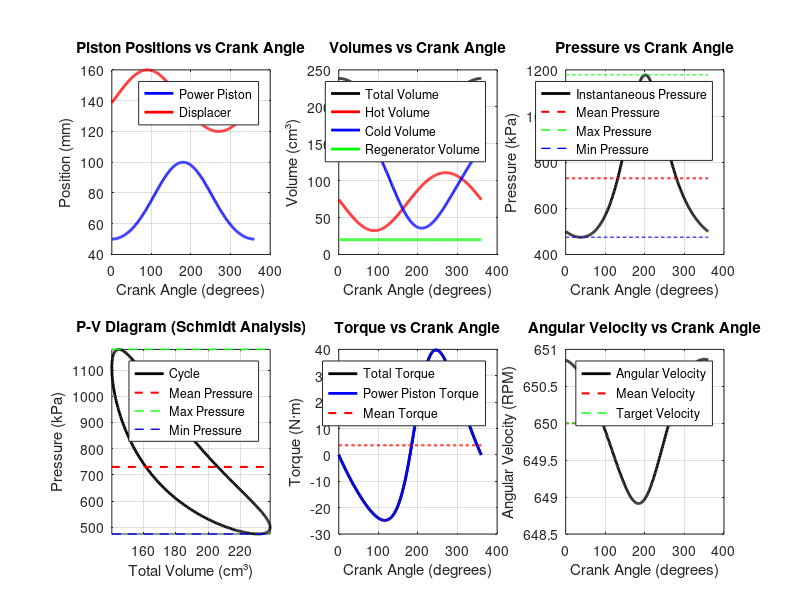

Reproduce this figure in MATLAB.
%% Stirling Engine Cycle Problem

clear; clc; close all;

%% Functions

function pistonPosition = calculatePistonPosition(crankAngle, crankLength, rodLength)
%CALCULATEPISTONPOSITION Calculate piston position using slider-crank mechanism
%   PISTONPOSITION = CALCULATEPISTONPOSITION(CRANKANGLE, CRANKLENGTH, RODLENGTH)
%   calculates the piston position for a slider-crank mechanism.
%
%   Inputs:
%       crankAngle  - Crank angle in radians (0 = BDC, pi = TDC)
%       crankLength - Crank radius in meters
%       rodLength   - Connecting rod length in meters
%
%   Output:
%       pistonPosition - Piston position in meters relative to BDC
%                       (positive values = upward from BDC)
%
%   Algorithm:
%       Uses the slider-crank kinematic equations to determine piston
%       position based on crank angle, accounting for connecting rod obliquity.
%
%   Example:
%       pos = calculatePistonPosition(pi/2, 0.025, 0.075);
%
%   See also: calculateColdVolume, calculateHotVolume

    % Position is relative to bottom dead center (BDC)
    beta = asin(crankLength * sin(crankAngle) / rodLength);
    pistonPosition = rodLength * cos(beta) - crankLength * cos(crankAngle);
end

function coldVol = calculateColdVolume(crankAngle, params)
%CALCULATECOLDVOLUME Calculate cold side volume in Stirling engine
%   COLDVOL = CALCULATECOLDVOLUME(CRANKANGLE, PARAMS) calculates the cold
%   side volume of a Stirling engine at a given crank angle.
%
%   Inputs:
%       crankAngle - Crank angle in radians
%       params     - Structure containing engine parameters including:
%                   .powerCrankLength, .powerRodLength
%                   .displacerCrankLength, .displacerRodLength
%                   .phaseShift, .powerPinToPistonTop
%                   .displacerHeight, .cylinderCrossSectionalArea
%
%   Output:
%       coldVol    - Structure containing:
%                   .volume - Cold side volume in m³
%                   .height - Cold side height in m
%
%   Algorithm:
%       Calculates piston positions for both power piston and displacer,
%       then determines the cold side volume based on the space between
%       the displacer and power piston.
%
%   Example:
%       coldVol = calculateColdVolume(pi/4, engineParams);
%
%   See also: calculateHotVolume, calculatePistonPosition

    % Calculate piston positions
    powerPistonPos = calculatePistonPosition(crankAngle, params.powerCrankLength, params.powerRodLength);
    displacerPos = calculatePistonPosition(crankAngle + params.phaseShift, params.displacerCrankLength, params.displacerRodLength);
    
    % Calculate cold side height
    % Distance between displacer and power piston, minus powerPinToPistonTop, minus half displacer height
    coldVol.height = (displacerPos - powerPistonPos) - params.powerPinToPistonTop - (params.displacerHeight / 2);
    
    % Calculate cold volume
    coldVol.volume = params.cylinderCrossSectionalArea * coldVol.height;
    
    % Ensure volume is non-negative
    coldVol.volume = max(coldVol.volume, 0);
end

function hotVol = calculateHotVolume(crankAngle, params)
%CALCULATEHOTVOLUME Calculate hot side volume in Stirling engine
%   HOTVOL = CALCULATEHOTVOLUME(CRANKANGLE, PARAMS) calculates the hot
%   side volume of a Stirling engine at a given crank angle.
%
%   Inputs:
%       crankAngle - Crank angle in radians
%       params     - Structure containing engine parameters including:
%                   .powerCrankLength, .powerRodLength
%                   .displacerCrankLength, .displacerRodLength
%                   .phaseShift, .totalCylinderHeight
%                   .displacerHeight, .cylinderCrossSectionalArea
%
%   Output:
%       hotVol     - Structure containing:
%                   .volume - Hot side volume in m³
%                   .height - Hot side height in m
%
%   Algorithm:
%       Calculates piston positions and determines the hot side volume
%       based on the space above the displacer in the cylinder.
%
%   Example:
%       hotVol = calculateHotVolume(pi/4, engineParams);
%
%   See also: calculateColdVolume, calculatePistonPosition

    % Calculate piston positions
    powerPistonPos = calculatePistonPosition(crankAngle, params.powerCrankLength, params.powerRodLength);
    displacerPos = calculatePistonPosition(crankAngle + params.phaseShift, params.displacerCrankLength, params.displacerRodLength);
    
    % Calculate cold side height (same as in calculateColdVolume)
    coldHeight = (displacerPos - powerPistonPos) - params.powerPinToPistonTop - (params.displacerHeight / 2);
    
    % Calculate hot side height
    % Hot height = ColdHotHeight - cold height
    hotVol.height = params.totalCylinderHeight - .5 * params.displacerHeight - displacerPos;
    
    % Calculate hot volume
    hotVol.volume = params.cylinderCrossSectionalArea * hotVol.height;
    
    % Ensure volume is non-negative
    hotVol.volume = max(hotVol.volume, 0);
end

function schmidt = calculateSchmidtAnalysis(crankAngle, params)
%CALCULATESCHMIDTANALYSIS Calculate Schmidt analysis for Stirling engine
%   SCHMIDT = CALCULATESCHMIDTANALYSIS(CRANKANGLE, PARAMS) performs Schmidt
%   analysis to calculate instantaneous pressure and thermodynamic properties
%   of a Stirling engine at a given crank angle.
%
%   Inputs:
%       crankAngle - Crank angle in radians
%       params     - Structure containing engine parameters including:
%                   .coldTemperature, .hotTemperature, .regeneratorTemperature
%                   .regeneratorVolume, .gasConstant, .pressureAtBDC
%
%   Output:
%       schmidt    - Structure containing Schmidt analysis results:
%                   .pressure - Instantaneous pressure in Pa
%                   .totalMass - Total mass in system in kg
%                   .coldVolume - Cold side volume in m³
%                   .hotVolume - Hot side volume in m³
%                   .regeneratorVolume - Regenerator volume in m³
%
%   Algorithm:
%       Uses the Schmidt analysis method, which assumes isothermal processes
%       and ideal gas behavior. Calculates total system mass at BDC condition,
%       then uses the Schmidt equation to find instantaneous pressure.
%
%   Example:
%       schmidt = calculateSchmidtAnalysis(pi/2, engineParams);
%
%   See also: calculateColdVolume, calculateHotVolume

    % Calculate volumes at current crank angle
    coldVol = calculateColdVolume(crankAngle, params);
    hotVol = calculateHotVolume(crankAngle, params);
    
    % Extract volumes
    V_c = coldVol.volume;           % Cold side volume
    V_h = hotVol.volume;            % Hot side volume
    V_reg = params.regeneratorVolume; % Regenerator volume (constant)
    
    % Extract temperatures
    T_c = params.coldTemperature;   % Cold side temperature
    T_h = params.hotTemperature;    % Hot side temperature
    T_r = params.regeneratorTemperature; % Regenerator temperature
    
    % Extract gas constant
    R = params.gasConstant;         % Gas constant
    
    % Calculate total mass using ideal gas law at BDC condition
    % At BDC, we know the pressure and can calculate total mass
    V_comp_bdc = calculateColdVolume(0, params).volume;  % Cold volume at BDC
    V_exp_bdc = calculateHotVolume(0, params).volume;    % Hot volume at BDC
    P_bdc = params.pressureAtBDC;                        % Pressure at BDC
    
    % Apply ideal gas law at BDC condition
    denominator_bdc = V_comp_bdc/T_c + V_reg/T_r + V_exp_bdc/T_h;
    m_total = P_bdc * denominator_bdc / R;  % kg
    
    % Schmidt equation: P = m_total * R / (V_c/T_c + V_r/T_r + V_h/T_h)
    denominator = V_c/T_c + V_reg/T_r + V_h/T_h;
    P = (m_total * R) / denominator;  % Pa
    
    % Store results in structure
    schmidt.pressure = P;
    schmidt.totalMass = m_total;
    schmidt.coldVolume = V_c;
    schmidt.hotVolume = V_h;
    schmidt.regeneratorVolume = V_reg;
end

function torque = calculateTorque(crankAngle, params)
%CALCULATETORQUE Calculate engine torque at given crank angle
%   TORQUE = CALCULATETORQUE(CRANKANGLE, PARAMS) calculates the instantaneous
%   torque produced by a Stirling engine at a given crank angle.
%
%   Inputs:
%       crankAngle - Crank angle in radians
%       params     - Structure containing engine parameters including:
%                   .powerCrankLength, .powerRodLength
%                   .cylinderCrossSectionalArea, .atmosphericPressure
%
%   Output:
%       torque     - Structure containing torque results:
%                   .power - Power piston torque in N·m
%                   .displacer - Displacer torque in N·m (always 0)
%                   .total - Total engine torque in N·m
%                   .mean - Mean torque in N·m (same as total for single angle)
%
%   Algorithm:
%       Uses Schmidt analysis to get pressure, then calculates net force
%       on power piston accounting for atmospheric pressure. Applies
%       slider-crank kinematics to convert force to torque, including
%       connecting rod obliquity effects. Uses sign convention where
%       positive torque represents work-producing (expansion) phase.
%
%   Example:
%       torque = calculateTorque(pi/4, engineParams);
%
%   See also: calculateSchmidtAnalysis, calculatePistonPosition

    % Pressure from Schmidt at this crank angle (make sure its absolute)
    schmidt = calculateSchmidtAnalysis(crankAngle, params);
    P      = schmidt.pressure;

    % Geometry / constants
    r  = params.powerCrankLength;
    l  = params.powerRodLength;
    A  = params.cylinderCrossSectionalArea;   % same as cylinderArea you use elsewhere
    Patm = params.atmosphericPressure;

    % Net axial force on power piston
    Fp = (P - Patm) * A;

    % Rod obliquity
    sb = (r/l) * sin(crankAngle);             % sinβ

    cb = sqrt(1 - sb.^2);                 % cosβ > 0
    
    % Calculate torque with correct sign convention
    % Positive torque when force opposes piston motion (expansion)
    % Negative torque when force assists piston motion (compression)
    torque.power = -Fp * r * sin(crankAngle) ./ cb;

    torque.displacer = 0;                     % equal pressure both sides, zero rod area
    torque.total     = torque.power;
    torque.mean      = torque.total;          % single angle → same as total
end


function flywheel = sizeFlywheel(theta, T_total, params)
%SIZEFLYWHEEL Calculate required flywheel dimensions based on energy fluctuation
%   FLYWHEEL = SIZEFLYWHEEL(THETA, T_TOTAL, PARAMS) calculates the required
%   flywheel dimensions to achieve a specified coefficient of fluctuation
%   for a Stirling engine.
%
%   Inputs:
%       theta   - Crank angle array in radians
%       T_total - Total torque array for entire cycle in N·m
%       params  - Structure containing engine parameters including:
%                .averageRPM, .flywheelCoefficientOfFluctuation
%                .flywheelWidth, .flywheelRimThickness
%                .flywheelMaterialDensity, .maximumFlywheelDiameter
%
%   Output:
%       flywheel - Structure containing flywheel sizing results:
%                 .outerDiameter - Outer diameter in m
%                 .innerDiameter - Inner diameter in m
%                 .requiredInertia - Required moment of inertia in kg·m²
%                 .mass - Flywheel mass in kg
%                 .energyFluctuation - Energy fluctuation in J
%                 .volume - Flywheel volume in m³
%
%   Algorithm:
%       Calculates energy fluctuation from torque variation, determines
%       required moment of inertia, then uses iterative method to find
%       flywheel dimensions that provide the required inertia.
%
%   Example:
%       flywheel = sizeFlywheel(theta, totalTorque, engineParams);
%
%   See also: simulateDynamics, calculateTorque

    % Extract parameters
    omega_avg = params.averageRPM * 2*pi/60;  % Convert RPM to rad/s
    Cs = params.flywheelCoefficientOfFluctuation;
    w = params.flywheelWidth;
    t = params.flywheelRimThickness;
    rho = params.flywheelMaterialDensity;
    
    T_mean = mean(T_total);
    T_deviation = T_total - T_mean;
    
    % Calculate energy fluctuation using vectorized trapezoidal integration
    energy_variation = cumtrapz(theta, T_deviation);
    
    E_max = max(energy_variation);
    E_min = min(energy_variation);
    energy_fluctuation = E_max - E_min;
    
    % Required moment of inertia
    I_required = energy_fluctuation / (Cs * omega_avg^2);
    
    % Initial guess for outer radius using ring geometry approximation
    % This provides a better starting point than assuming a solid disk
    r_outer_guess = sqrt(I_required / (pi * rho * w * t)) + t/2;
    
    % Iterative solution to find exact flywheel dimensions
    % We need to solve: I_required = 0.5 * mass * (r_outer^2 + r_inner^2)
    % where mass = rho * volume and volume = pi * w * (r_outer^2 - r_inner^2)
    % This is non-linear, so we use iteration to converge to the solution
    
    max_iterations = 20;
    convergence_tolerance = 0.001;  % 0.1% error tolerance
    
    for iteration = 1:max_iterations
        % Calculate current geometry
        r_inner_current = r_outer_guess - t;
        
        % Calculate volume and mass for current radius
        flywheel_volume = pi * w * (r_outer_guess^2 - r_inner_current^2);
        flywheel_mass = rho * flywheel_volume;
        
        % Calculate actual moment of inertia for current geometry
        I_actual = 0.5 * flywheel_mass * (r_outer_guess^2 + r_inner_current^2);
        
        % Check if we have converged to the required inertia
        relative_error = abs(I_actual - I_required) / I_required;
        if relative_error < convergence_tolerance
            break;
        end
        
        % Adjust radius estimate using error ratio
        % The 1/3 power provides stable convergence for this type of problem
        error_ratio = I_required / I_actual;
        r_outer_guess = r_outer_guess * error_ratio^(1/3);
    end
    
    % Use final calculated values 
    r_outer = r_outer_guess;
    r_inner = r_outer - t;
    D_outer = 2 * r_outer;
    D_inner = 2 * r_inner;
    volume = pi * w * (r_outer^2 - r_inner^2);
    mass = rho * volume;
    
    % Store results in structure
    flywheel.outerDiameter = D_outer;
    flywheel.innerDiameter = D_inner;
    flywheel.requiredInertia = I_required;
    flywheel.mass = mass;
    flywheel.energyFluctuation = energy_fluctuation;
    flywheel.volume = volume;
    
    % Check against maximum diameter limit
    if D_outer > params.maximumFlywheelDiameter
        warning('Flywheel diameter (%.2f m) exceeds maximum limit (%.2f m)', ...
                D_outer, params.maximumFlywheelDiameter);
    end
end

function dynamics = simulateDynamics(theta, T_total, I_flywheel, params)
%SIMULATEDYNAMICS Simulate angular velocity variation with flywheel
%   DYNAMICS = SIMULATEDYNAMICS(THETA, T_TOTAL, I_FLYWHEEL, PARAMS) simulates
%   the angular velocity variation of a Stirling engine with a flywheel
%   over one complete cycle.
%
%   Inputs:
%       theta      - Crank angle array in radians
%       T_total    - Total torque array for entire cycle in N·m
%       I_flywheel - Flywheel moment of inertia in kg·m²
%       params     - Structure containing engine parameters including:
%                   .averageRPM, .flywheelCoefficientOfFluctuation
%
%   Output:
%       dynamics   - Structure containing dynamics simulation results:
%                   .angularVelocity - Angular velocity in rad/s
%                   .angularAcceleration - Angular acceleration in rad/s²
%                   .rpm - Angular velocity in RPM
%                   .coefficientOfFluctuation - Actual coefficient of fluctuation
%                   .netTorque - Net torque (engine - load) in N·m
%                   .loadTorque - Load torque in N·m
%
%   Algorithm:
%       Uses work-energy theorem to calculate velocity variation based on
%       net torque (engine torque minus load torque). Load torque equals
%       mean engine torque for steady-state operation.
%
%   Example:
%       dynamics = simulateDynamics(theta, totalTorque, flywheelInertia, engineParams);
%
%   See also: sizeFlywheel, calculateTorque

    % Extract parameters
    omega_target = params.averageRPM * 2*pi/60;  % Convert RPM to rad/s
    
    % Calculate load and net torques
    % Load torque equals mean engine torque (steady-state condition)
    T_load = mean(T_total);
    T_net = T_total - T_load;  % Net torque available for acceleration/deceleration
    
    % Calculate angular acceleration from net torque
    angular_acceleration = T_net / I_flywheel;
    
    % Energy-based velocity calculation
    % Use work-energy theorem: dW = 0.5 * I * (omega_f^2 - omega_i^2)
    % where dW is work done by net torque over angle increment
    
    % Calculate cumulative work done by net torque using vectorized integration
    cumulative_work = cumtrapz(theta, T_net);
    
    % Apply work-energy theorem to find velocity at each point
    % Starting from omega_target, work changes the kinetic energy
    velocity_squared = omega_target^2 + 2 * cumulative_work / I_flywheel;
    
    % Ensure non-negative velocity (physical constraint)
    angular_velocity = sqrt(max(velocity_squared, (0.1 * omega_target)^2));
    
    % Normalize to maintain correct average speed
    % This corrects for any drift in the energy-based calculation
    omega_actual_avg = mean(angular_velocity);
    angular_velocity = angular_velocity * (omega_target / omega_actual_avg);
    
    % Convert to RPM for convenience
    rpm = angular_velocity * 60 / (2*pi);
    
    % Calculate actual coefficient of fluctuation
    omega_max = max(angular_velocity);
    omega_min = min(angular_velocity);
    omega_mean = mean(angular_velocity);
    coefficient_of_fluctuation = (omega_max - omega_min) / omega_mean;
    
    % Store results in structure
    dynamics.angularVelocity = angular_velocity;
    dynamics.angularAcceleration = angular_acceleration;
    dynamics.rpm = rpm;
    dynamics.coefficientOfFluctuation = coefficient_of_fluctuation;
    dynamics.netTorque = T_net;
    dynamics.loadTorque = T_load;
end



%% Prescribed Parameters

% ============== GEOMETRY PARAMETERS ==============

% Power Piston
params.powerCrankLength = 0.025;              % m - Crank radius
params.powerRodLength = 0.075;                % m - Connecting rod length
params.powerPinToPistonTop = 0.005;           % m - Pin to piston distance

% Displacer
params.displacerCrankLength = 0.020;          % m - Crank radius
params.displacerRodLength = 0.140;            % m - Connecting rod length
params.displacerVolume = 4e-5;                % m³ - Displacer volume

% Cylinder
params.cylinderBore = 0.050;                  % m - Bore diameter



% ============== OPERATING CONDITIONS ==============

% Kinematics
params.phaseShift = pi/2;                     % rad - Phase angle (90°)
params.averageRPM = 650;                      % RPM - Operating speed

% Thermodynamics
params.hotTemperature = 900;                  % K - Hot space temperature
params.coldTemperature = 300;                 % K - Cold space temperature


% Pressure
params.pressureAtBDC = 500e3;                 % Pa - Pressure at bottom dead center
params.atmosphericPressure = 101.3e3;         % Pa - Atmospheric pressure


% ============== DEAD VOLUMES ==============

params.compressionRatio = 1.7;                % Given compression ratio
params.regeneratorVolume = 2e-5;              % m³ - Given regenerator volume


% ============== WORKING FLUID (AIR) ==============

params.gasConstant = 287;                     % J/(kg·K) - Specific gas constant
params.gasGamma = 1.4;                        % - Heat capacity ratio
params.gasName = 'Air';


% ============== FLYWHEEL SPECIFICATIONS ==============

params.flywheelWidth = 0.025;                 % m - Flywheel width
params.flywheelRimThickness = 0.050;          % m - Rim thickness
params.flywheelMaterialDensity = 7750;        % kg/m³ - 304 Stainless Steel
params.flywheelCoefficientOfFluctuation = 0.003;  % - Target Cs value

% ============== SIMULATION PARAMETERS ==============

params.simulationPointsPerCycle = 360;        % Points per cycle
params.simulationCycles = 3;                  % Number of cycles
params.simulationTolerance = 1e-6;            % Convergence tolerance
params.maximumFlywheelDiameter = 2.0;         % m - Maximum allowable flywheel diameter


%% Assisting Calculations

% Cylinder cross-sectional area
params.cylinderCrossSectionalArea = pi/4*(params.cylinderBore)^2;

% Displacer GEOMETRY
params.displacerHeight = params.displacerVolume / params.cylinderCrossSectionalArea;

% Calculate power piston positions at BDC and TDC
params.powerPistonPosBDC = calculatePistonPosition(0, params.powerCrankLength, params.powerRodLength);  % 0 radians = BDC
params.powerPistonPosTDC = calculatePistonPosition(pi, params.powerCrankLength, params.powerRodLength);  % π radians = TDC

% Calculate swept volume (volume displaced by power piston)
params.powerSweptVolume = params.cylinderCrossSectionalArea * (params.powerPistonPosTDC - params.powerPistonPosBDC);

% Calculate total volume at BDC (9.23 Pg 2) (Also V_MAX)
params.totalVolumeBDC = params.regeneratorVolume - params.displacerVolume + ( params.compressionRatio * params.powerSweptVolume ) / ( params.compressionRatio - 1 ) ;

%Total cylinder height (crank pin to cylinder roof)
params.ColdHotHeight = params.totalVolumeBDC / params.cylinderCrossSectionalArea;
params.totalCylinderHeight = params.ColdHotHeight + params.displacerHeight + params.powerPinToPistonTop + params.powerRodLength -params.powerCrankLength;

% Regenerator temperature
params.regeneratorTemperature = (params.hotTemperature + params.coldTemperature) / 2;  % K












%% Test Animation - Stirling Engine Cycle Analysis

% Create crank angle array for one complete cycle
theta = linspace(0, 2*pi, params.simulationPointsPerCycle);

% Initialize cycle data structure
cycleData.powerPistonPos = zeros(size(theta));
cycleData.displacerPos = zeros(size(theta));
cycleData.totalVolume = zeros(size(theta));
cycleData.hotVolume = zeros(size(theta));
cycleData.coldVolume = zeros(size(theta));
cycleData.regeneratorVolume = params.regeneratorVolume * ones(size(theta));
cycleData.pressure = zeros(size(theta));
cycleData.totalTorque = zeros(size(theta));
cycleData.powerTorque = zeros(size(theta));

% Calculate all data for each crank angle
fprintf('Calculating cycle data...\n');
for i = 1:length(theta)
    % Calculate piston positions
    cycleData.powerPistonPos(i) = calculatePistonPosition(theta(i), params.powerCrankLength, params.powerRodLength);
    cycleData.displacerPos(i) = calculatePistonPosition(theta(i) + params.phaseShift, params.displacerCrankLength, params.displacerRodLength);
    
    % Calculate volumes
    coldVol = calculateColdVolume(theta(i), params);
    hotVol = calculateHotVolume(theta(i), params);
    
    cycleData.coldVolume(i) = coldVol.volume;
    cycleData.hotVolume(i) = hotVol.volume;
    cycleData.totalVolume(i) = cycleData.coldVolume(i) + cycleData.hotVolume(i) + cycleData.regeneratorVolume(i);
    
    % Calculate Schmidt analysis
    schmidt = calculateSchmidtAnalysis(theta(i), params);
    cycleData.pressure(i) = schmidt.pressure;
    
    % Calculate torque
    torque = calculateTorque(theta(i), params);
    cycleData.totalTorque(i) = torque.total;
    cycleData.powerTorque(i) = torque.power;
end

% Calculate flywheel sizing and dynamics
fprintf('Calculating flywheel size and dynamics...\n');
flywheel = sizeFlywheel(theta, cycleData.totalTorque, params);
dynamics = simulateDynamics(theta, cycleData.totalTorque, flywheel.requiredInertia, params);

% Calculate cycle statistics and store in results structure
results.meanPressure = mean(cycleData.pressure);
results.maxPressure = max(cycleData.pressure);
results.minPressure = min(cycleData.pressure);
results.meanTorque = mean(cycleData.totalTorque);
results.meanAngularVelocity = mean(dynamics.rpm);

% Create comprehensive analysis figure
figure('Name', 'Stirling Engine Cycle Analysis', 'Position', [50, 50, 1800, 1000]);

% Subplot 1: Piston Positions vs Crank Angle
subplot(2,3,1);
plot(theta*180/pi, cycleData.powerPistonPos*1000, 'b-', 'LineWidth', 2, 'DisplayName', 'Power Piston');
hold on;
plot(theta*180/pi, cycleData.displacerPos*1000, 'r-', 'LineWidth', 2, 'DisplayName', 'Displacer');
xlabel('Crank Angle (degrees)');
ylabel('Position (mm)');
title('Piston Positions vs Crank Angle');
legend('Location', 'best');
grid on;

% Subplot 2: Volume vs Crank Angle
subplot(2,3,2);
plot(theta*180/pi, cycleData.totalVolume*1e6, 'k-', 'LineWidth', 2, 'DisplayName', 'Total Volume');
hold on;
plot(theta*180/pi, cycleData.hotVolume*1e6, 'r-', 'LineWidth', 2, 'DisplayName', 'Hot Volume');
plot(theta*180/pi, cycleData.coldVolume*1e6, 'b-', 'LineWidth', 2, 'DisplayName', 'Cold Volume');
plot(theta*180/pi, cycleData.regeneratorVolume*1e6, 'g-', 'LineWidth', 2, 'DisplayName', 'Regenerator Volume');
xlabel('Crank Angle (degrees)');
ylabel('Volume (cm³)');
title('Volumes vs Crank Angle');
legend('Location', 'best');
grid on;

% Subplot 3: Pressure vs Crank Angle with constant pressure lines
subplot(2,3,3);
plot(theta*180/pi, cycleData.pressure/1000, 'k-', 'LineWidth', 2, 'DisplayName', 'Instantaneous Pressure');
hold on;
plot(theta*180/pi, results.meanPressure/1000*ones(size(theta)), 'r--', 'LineWidth', 1.5, 'DisplayName', 'Mean Pressure');
plot(theta*180/pi, results.maxPressure/1000*ones(size(theta)), 'g--', 'LineWidth', 1, 'DisplayName', 'Max Pressure');
plot(theta*180/pi, results.minPressure/1000*ones(size(theta)), 'b--', 'LineWidth', 1, 'DisplayName', 'Min Pressure');
xlabel('Crank Angle (degrees)');
ylabel('Pressure (kPa)');
title('Pressure vs Crank Angle');
legend('Location', 'best');
grid on;

% Subplot 4: P-V Diagram with constant pressure/temperature lines
subplot(2,3,4);
plot(cycleData.totalVolume*1e6, cycleData.pressure/1000, 'k-', 'LineWidth', 2, 'DisplayName', 'Cycle');
hold on;
% Add constant pressure lines
plot([min(cycleData.totalVolume)*1e6, max(cycleData.totalVolume)*1e6], [results.meanPressure/1000, results.meanPressure/1000], 'r--', 'LineWidth', 1.5, 'DisplayName', 'Mean Pressure');
plot([min(cycleData.totalVolume)*1e6, max(cycleData.totalVolume)*1e6], [results.maxPressure/1000, results.maxPressure/1000], 'g--', 'LineWidth', 1, 'DisplayName', 'Max Pressure');
plot([min(cycleData.totalVolume)*1e6, max(cycleData.totalVolume)*1e6], [results.minPressure/1000, results.minPressure/1000], 'b--', 'LineWidth', 1, 'DisplayName', 'Min Pressure');
xlabel('Total Volume (cm³)');
ylabel('Pressure (kPa)');
title('P-V Diagram (Schmidt Analysis)');
legend('Location', 'best');
grid on;
axis tight;

% Subplot 5: Torque vs Crank Angle with average
subplot(2,3,5);
plot(theta*180/pi, cycleData.totalTorque, 'k-', 'LineWidth', 2, 'DisplayName', 'Total Torque');
hold on;
plot(theta*180/pi, cycleData.powerTorque, 'b-', 'LineWidth', 2, 'DisplayName', 'Power Piston Torque');
plot(theta*180/pi, results.meanTorque*ones(size(theta)), 'r--', 'LineWidth', 1.5, 'DisplayName', 'Mean Torque');
xlabel('Crank Angle (degrees)');
ylabel('Torque (N·m)');
title('Torque vs Crank Angle');
legend('Location', 'best');
grid on;

% Subplot 6: Angular Velocity vs Crank Angle with average
subplot(2,3,6);
plot(theta*180/pi, dynamics.rpm, 'k-', 'LineWidth', 2, 'DisplayName', 'Angular Velocity');
hold on;
plot(theta*180/pi, results.meanAngularVelocity*ones(size(theta)), 'r--', 'LineWidth', 1.5, 'DisplayName', 'Mean Velocity');
plot(theta*180/pi, params.averageRPM*ones(size(theta)), 'g--', 'LineWidth', 1, 'DisplayName', 'Target Velocity');
xlabel('Crank Angle (degrees)');
ylabel('Angular Velocity (RPM)');
title('Angular Velocity vs Crank Angle');
legend('Location', 'best');
grid on;

% Display comprehensive analysis results
fprintf('\n=== STIRLING ENGINE CYCLE ANALYSIS RESULTS ===\n');
fprintf('Engine Configuration:\n');
fprintf('  Power Piston Crank Length: %.1f mm\n', params.powerCrankLength*1000);
fprintf('  Power Piston Rod Length: %.1f mm\n', params.powerRodLength*1000);
fprintf('  Displacer Crank Length: %.1f mm\n', params.displacerCrankLength*1000);
fprintf('  Displacer Rod Length: %.1f mm\n', params.displacerRodLength*1000);
fprintf('  Phase Shift: %.1f degrees\n', params.phaseShift*180/pi);
fprintf('  Cylinder Bore: %.1f mm\n', params.cylinderBore*1000);

fprintf('\nThermodynamic Conditions:\n');
fprintf('  Hot Temperature: %.0f K (%.0f°C)\n', params.hotTemperature, params.hotTemperature-273.15);
fprintf('  Cold Temperature: %.0f K (%.0f°C)\n', params.coldTemperature, params.coldTemperature-273.15);
fprintf('  Regenerator Temperature: %.0f K (%.0f°C)\n', params.regeneratorTemperature, params.regeneratorTemperature-273.15);
fprintf('  Pressure at BDC: %.1f kPa\n', params.pressureAtBDC/1000);

fprintf('\nPiston Motion Analysis:\n');
fprintf('  Power Piston Stroke: %.2f mm\n', (max(cycleData.powerPistonPos) - min(cycleData.powerPistonPos))*1000);
fprintf('  Displacer Stroke: %.2f mm\n', (max(cycleData.displacerPos) - min(cycleData.displacerPos))*1000);
fprintf('  Power Piston Max Position: %.2f mm\n', max(cycleData.powerPistonPos)*1000);
fprintf('  Displacer Max Position: %.2f mm\n', max(cycleData.displacerPos)*1000);

fprintf('\nVolume Analysis:\n');
fprintf('  Total Volume Range: %.2f - %.2f cm³\n', min(cycleData.totalVolume)*1e6, max(cycleData.totalVolume)*1e6);
fprintf('  Compression Ratio: %.2f\n', max(cycleData.totalVolume)/min(cycleData.totalVolume));
fprintf('  Hot Volume Range: %.2f - %.2f cm³\n', min(cycleData.hotVolume)*1e6, max(cycleData.hotVolume)*1e6);
fprintf('  Cold Volume Range: %.2f - %.2f cm³\n', min(cycleData.coldVolume)*1e6, max(cycleData.coldVolume)*1e6);
fprintf('  Regenerator Volume: %.2f cm³ (constant)\n', cycleData.regeneratorVolume(1)*1e6);

fprintf('\nPressure Analysis (Schmidt):\n');
fprintf('  Pressure Range: %.2f - %.2f kPa\n', min(cycleData.pressure)/1000, max(cycleData.pressure)/1000);
fprintf('  Mean Pressure: %.2f kPa\n', results.meanPressure/1000);
fprintf('  Pressure Ratio: %.2f\n', max(cycleData.pressure)/min(cycleData.pressure));

fprintf('\nTorque Analysis:\n');
fprintf('  Total Torque Range: %.3f - %.3f N·m\n', min(cycleData.totalTorque), max(cycleData.totalTorque));
fprintf('  Mean Total Torque: %.3f N·m\n', results.meanTorque);
fprintf('  Power Piston Torque Range: %.3f - %.3f N·m\n', min(cycleData.powerTorque), max(cycleData.powerTorque));
fprintf('  Mean Power Piston Torque: %.3f N·m\n', mean(cycleData.powerTorque));

fprintf('\nFlywheel Analysis:\n');
fprintf('  Required Moment of Inertia: %.4f kg·m²\n', flywheel.requiredInertia);
fprintf('  Flywheel Outer Diameter: %.3f m (%.1f mm)\n', flywheel.outerDiameter, flywheel.outerDiameter*1000);
fprintf('  Flywheel Inner Diameter: %.3f m (%.1f mm)\n', flywheel.innerDiameter, flywheel.innerDiameter*1000);
fprintf('  Flywheel Mass: %.2f kg\n', flywheel.mass);
fprintf('  Flywheel Volume: %.6f m³ (%.1f cm³)\n', flywheel.volume, flywheel.volume*1e6);
fprintf('  Energy Fluctuation: %.3f J\n', flywheel.energyFluctuation);

fprintf('\nDynamics Analysis:\n');
fprintf('  Angular Velocity Range: %.1f - %.1f RPM\n', min(dynamics.rpm), max(dynamics.rpm));
fprintf('  Mean Angular Velocity: %.1f RPM\n', results.meanAngularVelocity);
fprintf('  Target Angular Velocity: %.1f RPM\n', params.averageRPM);
fprintf('  Actual Coefficient of Fluctuation: %.4f\n', dynamics.coefficientOfFluctuation);
fprintf('  Target Coefficient of Fluctuation: %.4f\n', params.flywheelCoefficientOfFluctuation);
fprintf('  Net Torque Range: %.3f - %.3f N·m\n', min(dynamics.netTorque), max(dynamics.netTorque));
fprintf('  Load Torque: %.3f N·m\n', dynamics.loadTorque);

fprintf('\nPerformance Summary:\n');
fprintf('  Engine Power Output: %.2f W (estimated from mean torque)\n', results.meanTorque * params.averageRPM * 2*pi/60);
fprintf('  Flywheel Effectiveness: %.1f%% (target Cs: %.4f, actual Cs: %.4f)\n', ...
        (1 - dynamics.coefficientOfFluctuation/params.flywheelCoefficientOfFluctuation)*100, ...
        params.flywheelCoefficientOfFluctuation, dynamics.coefficientOfFluctuation);
fprintf('  Cycle Completeness: %.1f%% (pressure returns to within 1%% of start)\n', ...
        (1 - abs(cycleData.pressure(end) - cycleData.pressure(1))/cycleData.pressure(1))*100);

fprintf('\n===============================================\n');
fprintf('\n===============================================\n');